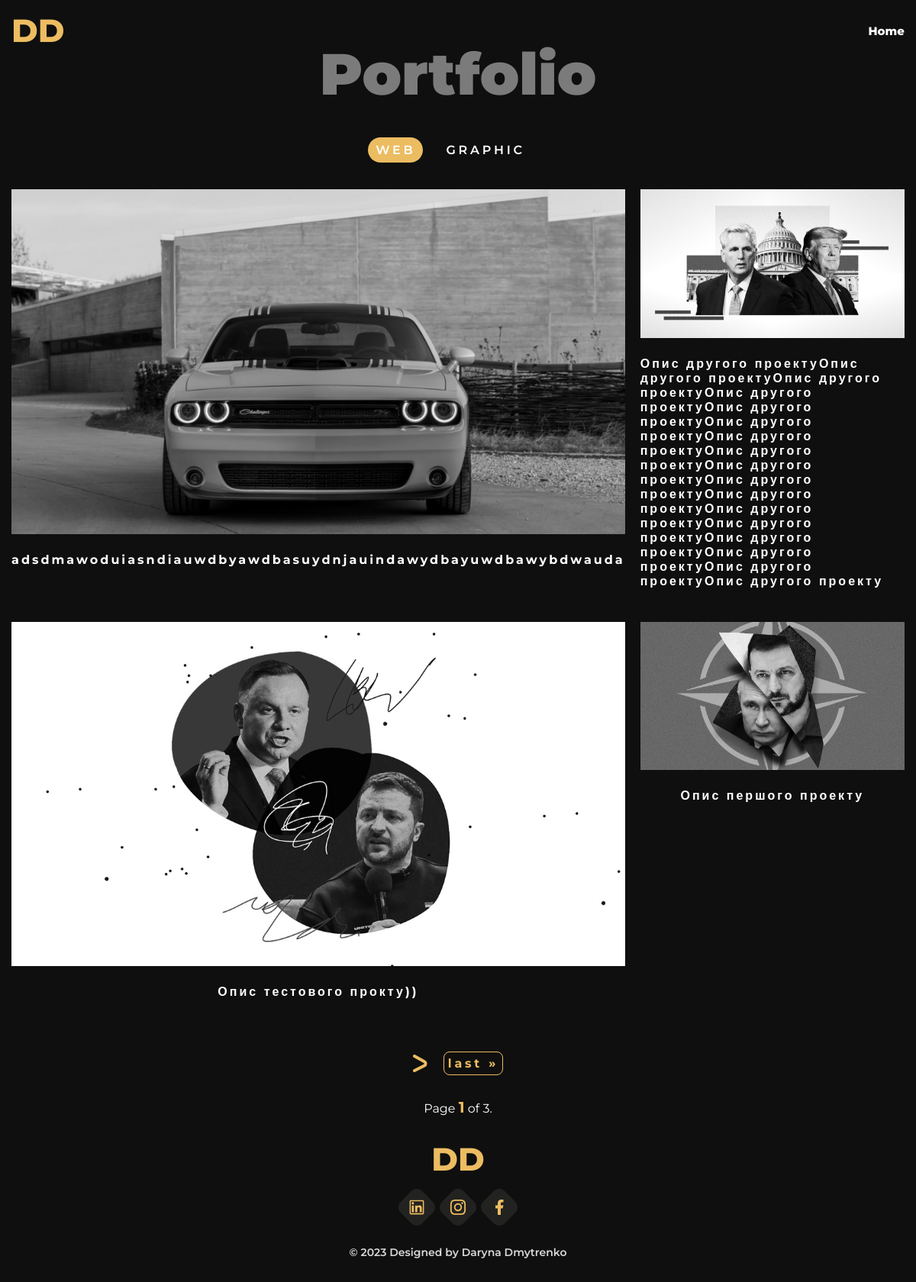
Screenshot of /web_content/ with the database file from the repository.
### portfolio/models.py (models this page shows, shortened)
class Web(models.Model):
    title = models.CharField(max_length=255)
    slug = models.SlugField(max_length=255, unique=True, db_index=True)
    content = models.TextField(blank=True)
    image = models.ImageField(upload_to='images/web')
    big_image = models.ImageField(upload_to='images/web/big', default='path/to/my/default/image.jpg')
    class Meta:
        verbose_name = "WEB works"
        verbose_name_plural = "WEB works"
    def get_absolute_url(self):
        return reverse('web_project', kwargs={'web_project_slug': self.slug})

### portfolio/views.py (the view)
# urls.py: path('web_content/', views.WebView.as_view(), name='web_content'),
class WebView(ListView):
    template_name = 'portfolio/web-content.html'
    context_object_name = 'web_projects'
    paginate_by = 4
    model = Web
    extra_context = {
        'title': 'Portfolio',
    }
    def get_queryset(self):
        return Web.objects.all().order_by("-id")

### portfolio/templates/portfolio/web-content.html
{% extends 'base.html' %}
{% block content %}
    <section class="gallery">
        <div class="container">
            <h1 class="main-title title-primary gallery__title">Portfolio</h1>
            <div class="portfolio__tabs tabs">
                <div class="gallery__cats">
                    <a href="#" class="gallery-btn active">WEB</a>
                    <a href="{% url 'graphic_content' %}" class="gallery-btn">GRAPHIC</a>
                </div>
                <div class="web__content">
                    <ul class="gallery__list">
                        {% for web_project in page_obj %}
                            <li class="gallery__item">
                                <a href="{{ web_project.get_absolute_url }}" class="gallery__link">
                                    <div class="gallery__img-wrapper">
                                        <img loading="lazy" src="{{ web_project.image.url }}" alt="gallery-pic">
                                    </div>
                                    <p class="gallery__text">
                                        {{ web_project.content }}
                                    </p>
                                </a>
                            </li>
                        {% endfor %}
                    </ul>
                    {% include 'portfolio/includes/pagination.html' %}
                </div>
            </div>
        </div>
    </section>
{% endblock %}

### templates/base.html (shortened to what this page needs)
{% load static %}
<!doctype html>
<html lang="en">
<head>
    <link
            rel="stylesheet"
            href="https://cdn.jsdelivr.net/npm/swiper@10/swiper-bundle.min.css"
    />
    <link type="text/css" rel="stylesheet" href="{% static 'portfolio/css/styles.css' %}">
</head>
<body>
<header class="header">
    <div class="container">
        <div class="header__body">
            <a class="header__brand" href="{% url 'home' %}">DD</a>
            <nav class="header__menu">
                <ul class="header__list">
                    <li><a {% if title == 'Home page' %} href="#section-1"
                    {% else %} href="{% url 'home' %}" {% endif %} class="header__link">Home</a></li>
                </ul>
            </nav>
        </div>
    </div>
</header>
{% block content %} {% endblock %}
<footer class="footer">
    <div class="container">
        <div class="footer__wrapper">
            <a href="{% url 'home' %}" class="footer__brand">DD</a>
            <ul class="footer__social-list">
                <li><a class="footer__link" href="https://www.linkedin.com/in/daryna-dmytrenko-064a1320a/"><img src="{% static 'portfolio/images/linkedin.svg' %}"
                                                          alt="social-icon"></a></li>
                <li><a class="footer__link" href="https://www.instagram.com/dasha.dmytrenko/"><img src="{% static 'portfolio/images/instagram.svg' %}"
                                                          alt="social-icon"></a></li>
                <li><a class="footer__link" href="https://www.facebook.com/DarynaDmytrenko.5/"><img src="{% static 'portfolio/images/facebook.svg' %}"
                                                          alt="social-icon"></a></li>
            </ul>
            <div class="sale-brand">© 2023 Designed by Daryna Dmytrenko</div>
        </div>
    </div>
</footer>
</body>
</html>

### portfolio/templates/portfolio/includes/pagination.html (shortened to what this page needs)
{% load static %}
<div class="pagination">
    <span class="step-links">
        {% if page_obj.has_next %}
            <a class="pag-next" href="?page={{ page_obj.next_page_number }}"><img class="pag-next-arrow" src="{% static 'portfolio/images/pag-arrow.svg' %}" alt="pag-next-arrow-pic"></a>
            <a class="pag-last" href="?page={{ page_obj.paginator.num_pages }}">last &raquo;</a>
        {% endif %}
    </span>
    <span class="current  current-page">
        Page <span class="highlight-num">{{ page_obj.number }}</span> of {{ page_obj.paginator.num_pages }}.
    </span>
</div>

### portfolio/static/portfolio/css/styles.css (style rules this page uses)
*, *::before, *::after { box-sizing: border-box; }
* { margin: 0; padding: 0; font: inherit; }
body { display: flex; flex-direction: column; justify-content: space-between; min-height: 100vh; }
img, picture, svg, video { display: block; max-width: 100%; }
ul li { list-style: none; }
a { text-decoration: none; color: white; -webkit-tap-highlight-color: transparent; }
html, body { scroll-behavior: smooth; }
body { font-family: 'Montserrat', sans-serif; background-color: #0F0F0F; color: white; }
.container { max-width: 1260px; margin: 0 auto; padding: 0 15px; }
.header { position: fixed; align-items: center; width: 100%; top: 0; left: 0; z-index: 50; background-color: transparent; transition: transform .1s linear; }
.header__body { position: relative; display: flex; justify-content: space-between; align-items: center; height: 80px; }
.header__brand, .footer__brand { color: #ECBC61; font-size: 42px; font-weight: 800; opacity: 1; transition: all 0.3s; }
.header__list { display: flex; }
.header__list li { margin: 0 0 0 20px; }
.header__link { font-size: 15px; font-weight: 800; }
.main-title { color: #7B7B7B; font-size: 76px; font-weight: 900; }
.main-title.title-primary { text-align: center; padding-top: 50px; }
.portfolio__tabs.tabs { display: flex; flex-direction: column; margin-top: 37px; }
.tabs__nav, .gallery__cats { display: flex; justify-content: center; }
.tabs__nav button, .gallery-btn, .tabs-link { color: #FFF; text-align: center; font-size: 16px; font-weight: 600; letter-spacing: 3.76px; border: none; background-color: transparent; padding: 7px 10px; margin-right: 20px; cursor: pointer; border-radius: 27px; transition: all .2s linear; -webkit-tap-highlight-color: transparent; }
.tabs__nav button.active, .gallery-btn.active { background: #ECBC61; }
.footer { position: relative; background: #0F0F0F; padding-bottom: 30px; z-index: 2; margin-top: 30px; }
.footer__wrapper { display: flex; flex-direction: column; align-items: center; }
.footer__brand { display: inline-block; }
.footer__social-list { display: flex; justify-content: center; margin-top: 10px; }
.footer__social-list li { margin: 7px; transform: rotate(45deg); border-radius: 10px; background: #222220; }
.footer__link { display: flex; justify-content: center; align-items: center; width: 40px; height: 40px; flex-shrink: 0; transform: rotate(-45deg); }
.sale-brand { display: flex; justify-content: center; margin-top: 23px; color: #D9D9D9; font-size: 14px; font-weight: 600; }
.gallery__cats { margin-bottom: 35px; }
.gallery__list { display: grid; grid-template-columns: 1fr 1fr; grid-gap: 20px; }
.gallery__link { display: flex; flex-direction: column; justify-content: center; align-items: center; }
.gallery__img-wrapper { overflow: hidden; width: 100%; }
.gallery__link img { width: 100%; filter: grayscale(100%); transform: scale(1); transition: all .3s linear; }
.gallery__text { color: #FFF; font-size: 16px; font-weight: 700; letter-spacing: 3px; margin-top: 24px; margin-bottom: 24px; }
.pagination { display: flex; flex-direction: column; justify-content: center; align-items: center; margin-top: 35px; }
.step-links { display: flex; justify-content: center; align-items: center; }
.step-links a { margin: 10px; }
.pag-first, .pag-last { display: flex; justify-content: center; align-items: center; background-color: transparent; padding: 5px; color: #ECBC61; font-size: 16px; font-weight: 700; letter-spacing: 3.76px; border-radius: 8px; border: 1px solid #ECBC61; transition: all .2s linear; }
.current-page { margin-top: 20px; }
.highlight-num { color: #ECBC61; font-weight: 700; font-size: 20px; }

### rows the page displays
Web: image (picture), content "adsdmawoduiasndiauwdbyawdbasuydnjauindawydbayuwdbawybdwauda"
Web: image (picture), content "Опис другого проектуОпис другого проектуОпис другого проектуОпис другого проектуОпис другого проектуОпис другого проектуОпис другого проектуОпис другого проектуОпис другого проектуОпис другого проектуОпис другого проектуОпис другого проектуОпис другого проектуОпис другого проектуОпис другого проектуОпис другого проектуОпис другого проекту"
Web: image (picture), content "Опис тестового прокту))"
Web: image (picture), content "Опис першого проекту"

### other values shown
{{ page_obj.number }} "1"
{{ page_obj.paginator.num_pages }} "3"
